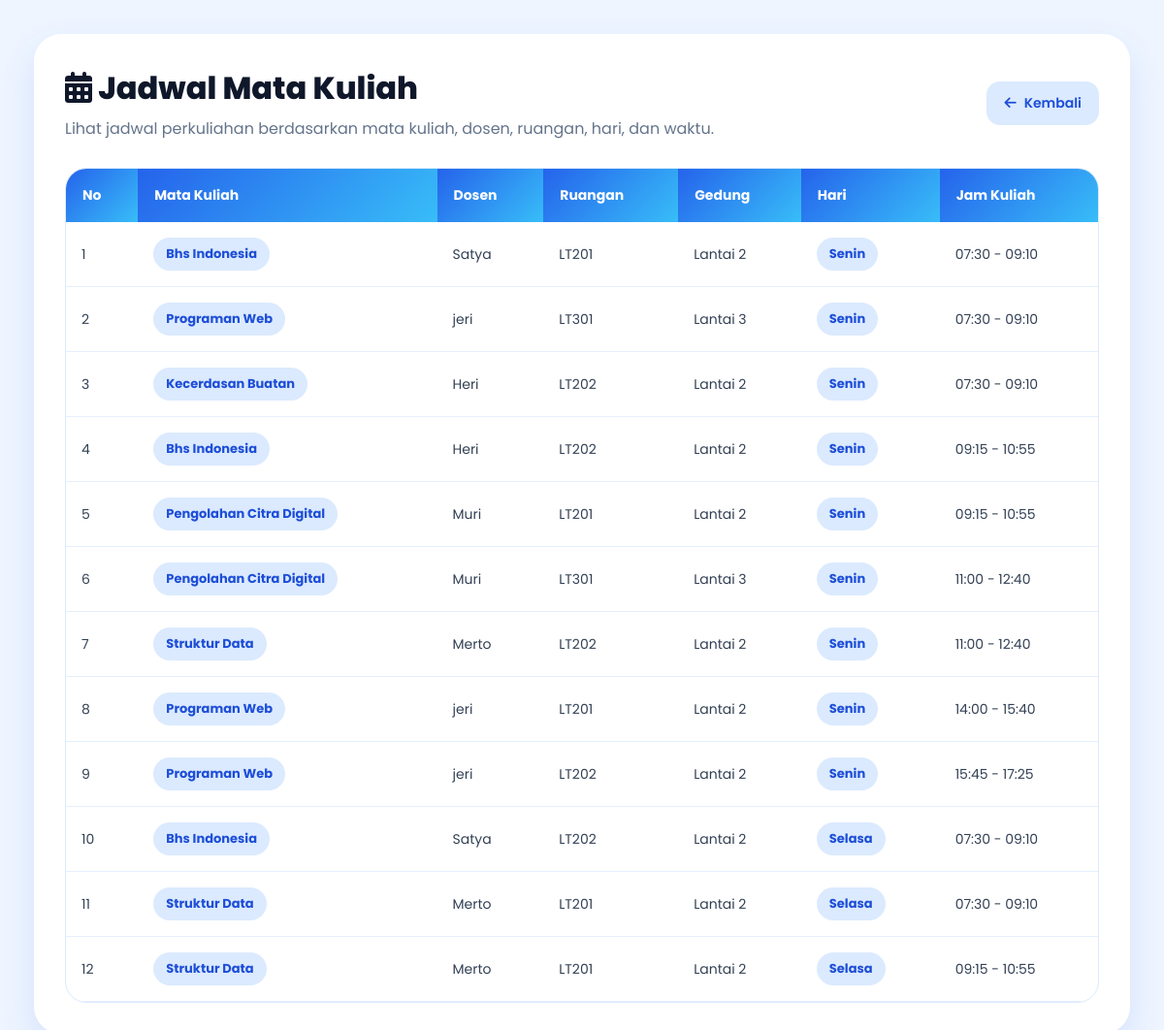
/jadwal-matakuliah.php (signed in), run on the app's committed database.
### tables this page shows
CREATE TABLE `jadwal_kuliah` (
  `id_jadwal` int(11) NOT NULL,
  `id_matkul` int(11) NOT NULL,
  `id_dosen` int(11) NOT NULL,
  `id_ruang` int(11) NOT NULL,
  `gedung` varchar(100) NOT NULL,
  `hari` varchar(20) NOT NULL,
  `waktu_mulai` time NOT NULL,
  `waktu_selesai` time NOT NULL
);

CREATE TABLE `mata_kuliah` (
  `id_matkul` int(11) NOT NULL,
  `nama_matkul` varchar(100) NOT NULL,
  `sks` int(11) NOT NULL
);

CREATE TABLE `dosen` (
  `id_dosen` int(11) NOT NULL,
  `nama_dosen` varchar(100) NOT NULL,
  `email_dosen` varchar(100) NOT NULL,
  `password` varchar(255) NOT NULL
);

CREATE TABLE `ruangan` (
  `id_ruang` int(11) NOT NULL,
  `nama_ruang` varchar(50) NOT NULL,
  `gedung` varchar(100) NOT NULL
);

### jadwal-matakuliah.php (the view, shortened to what this page needs)
<?php
include "connect.php";
$query = "
SELECT
    jadwal_kuliah.id_jadwal,
    jadwal_kuliah.hari,
    jadwal_kuliah.waktu_mulai,
    jadwal_kuliah.waktu_selesai,
    jadwal_kuliah.gedung,
    mata_kuliah.nama_matkul,
    dosen.nama_dosen,
    ruangan.nama_ruang
FROM jadwal_kuliah
LEFT JOIN mata_kuliah
ON jadwal_kuliah.id_matkul = mata_kuliah.id_matkul
LEFT JOIN dosen
ON jadwal_kuliah.id_dosen = dosen.id_dosen
LEFT JOIN ruangan
ON jadwal_kuliah.id_ruang = ruangan.id_ruang
ORDER BY
FIELD(jadwal_kuliah.hari, 'Senin', 'Selasa', 'Rabu', 'Kamis', 'Jumat', 'Sabtu', 'Minggu'),
jadwal_kuliah.waktu_mulai ASC
";
$data = mysqli_query($conn, $query);
?>
<!DOCTYPE html>
<html lang="id">
<head>
<link rel="stylesheet" href="https://cdnjs.cloudflare.com/ajax/libs/font-awesome/6.5.1/css/all.min.css">
</head>
<body>
<div class="container">
    <div class="header">
        <div class="title">
            <h1>
                <i class="fa-solid fa-calendar-days"></i>
                Jadwal Mata Kuliah
            </h1>
            <p>Lihat jadwal perkuliahan berdasarkan mata kuliah, dosen, ruangan, hari, dan waktu.</p>
        </div>
        <a href="dashboard-user.php" class="btn">
            <i class="fa-solid fa-arrow-left"></i>
            Kembali
        </a>
    </div>
    <div class="table-box">
        <table id="jadwalTable">
            <thead>
                <tr>
                    <th>No</th>
                    <th>Mata Kuliah</th>
                    <th>Dosen</th>
                    <th>Ruangan</th>
                    <th>Gedung</th>
                    <th>Hari</th>
                    <th>Jam Kuliah</th>
                </tr>
            </thead>
            <tbody>
                <?php if (mysqli_num_rows($data) > 0) { ?>
                    <?php $no = 1; ?>
                    <?php while ($d = mysqli_fetch_assoc($data)) { ?>
                        <tr>
                            <td><?php echo $no++; ?></td>
                            <td>
                                <span class="badge">
                                    <?php echo $d['nama_matkul'] ? $d['nama_matkul'] : 'Mata kuliah tidak ditemukan'; ?>
                                </span>
                            </td>
                            <td>
                                <?php echo $d['nama_dosen'] ? $d['nama_dosen'] : 'Dosen tidak ditemukan'; ?>
                            </td>
                            <td>
                                <?php echo $d['nama_ruang'] ? $d['nama_ruang'] : 'Ruangan tidak ditemukan'; ?>
                            </td>
                            <td>
                                <?php echo $d['gedung']; ?>
                            </td>
                            <td>
                                <span class="badge">
                                    <?php echo $d['hari']; ?>
                                </span>
                            </td>
                            <td>
                                <?php echo substr($d['waktu_mulai'], 0, 5); ?>
                                -
                                <?php echo substr($d['waktu_selesai'], 0, 5); ?>
                            </td>
                        </tr>
                    <?php } ?>
                <?php } ?>
            </tbody>
        </table>
    </div>
</div>
</body>
</html>

### jadwal-matakuliah.php (style rules this page uses)
* { margin:0; padding:0; box-sizing:border-box; font-family:'Poppins', sans-serif; }
body { min-height:100vh; background:#eef5ff; padding:35px; color:#0f172a; }
.container { width:100%; max-width:1300px; margin:auto; background:white; border-radius:28px; padding:32px; box-shadow:0 15px 35px rgba(37,99,235,0.13); }
.header { display:flex; justify-content:space-between; align-items:center; gap:20px; margin-bottom:28px; }
.title h1 { font-size:32px; font-weight:800; color:#0f172a; }
.title p { color:#64748b; margin-top:5px; }
.btn { border:none; outline:none; text-decoration:none; padding:12px 18px; border-radius:14px; font-weight:600; cursor:pointer; display:inline-flex; align-items:center; gap:8px; transition:0.25s; font-size:14px; background:#dbeafe; color:#1d4ed8; }
.table-box { overflow-x:auto; border-radius:22px; border:1px solid #dbeafe; }
table { width:100%; border-collapse:collapse; min-width:1000px; }
th { background:linear-gradient(135deg, #2563eb, #38bdf8); color:white; text-align:left; padding:17px; font-size:14px; white-space:nowrap; }
td { padding:16px; border-bottom:1px solid #e5efff; color:#334155; font-size:14px; white-space:nowrap; }
.badge { display:inline-block; padding:7px 13px; border-radius:999px; background:#dbeafe; color:#1d4ed8; font-size:13px; font-weight:700; }

### data on the page
jadwal_kuliah: id_matkul.nama_matkul "Bhs Indonesia", id_dosen.nama_dosen "Satya", id_ruang.nama_ruang "LT201", gedung "Lantai 2", hari "Senin", waktu_mulai "07:30", waktu_selesai "09:10"
jadwal_kuliah: id_matkul.nama_matkul "Programan Web", id_dosen.nama_dosen "jeri", id_ruang.nama_ruang "LT301", gedung "Lantai 3", hari "Senin", waktu_mulai "07:30", waktu_selesai "09:10"
jadwal_kuliah: id_matkul.nama_matkul "Kecerdasan Buatan", id_dosen.nama_dosen "Heri", id_ruang.nama_ruang "LT202", gedung "Lantai 2", hari "Senin", waktu_mulai "07:30", waktu_selesai "09:10"
jadwal_kuliah: id_matkul.nama_matkul "Bhs Indonesia", id_dosen.nama_dosen "Heri", id_ruang.nama_ruang "LT202", gedung "Lantai 2", hari "Senin", waktu_mulai "09:15", waktu_selesai "10:55"
jadwal_kuliah: id_matkul.nama_matkul "Pengolahan Citra Digital", id_dosen.nama_dosen "Muri", id_ruang.nama_ruang "LT201", gedung "Lantai 2", hari "Senin", waktu_mulai "09:15", waktu_selesai "10:55"
jadwal_kuliah: id_matkul.nama_matkul "Pengolahan Citra Digital", id_dosen.nama_dosen "Muri", id_ruang.nama_ruang "LT301", gedung "Lantai 3", hari "Senin", waktu_mulai "11:00", waktu_selesai "12:40"
jadwal_kuliah: id_matkul.nama_matkul "Struktur Data", id_dosen.nama_dosen "Merto", id_ruang.nama_ruang "LT202", gedung "Lantai 2", hari "Senin", waktu_mulai "11:00", waktu_selesai "12:40"
jadwal_kuliah: id_matkul.nama_matkul "Programan Web", id_dosen.nama_dosen "jeri", id_ruang.nama_ruang "LT201", gedung "Lantai 2", hari "Senin", waktu_mulai "14:00", waktu_selesai "15:40"
jadwal_kuliah: id_matkul.nama_matkul "Programan Web", id_dosen.nama_dosen "jeri", id_ruang.nama_ruang "LT202", gedung "Lantai 2", hari "Senin", waktu_mulai "15:45", waktu_selesai "17:25"
jadwal_kuliah: id_matkul.nama_matkul "Bhs Indonesia", id_dosen.nama_dosen "Satya", id_ruang.nama_ruang "LT202", gedung "Lantai 2", hari "Selasa", waktu_mulai "07:30", waktu_selesai "09:10"
jadwal_kuliah: id_matkul.nama_matkul "Struktur Data", id_dosen.nama_dosen "Merto", id_ruang.nama_ruang "LT201", gedung "Lantai 2", hari "Selasa", waktu_mulai "07:30", waktu_selesai "09:10"
jadwal_kuliah: id_matkul.nama_matkul "Struktur Data", id_dosen.nama_dosen "Merto", id_ruang.nama_ruang "LT201", gedung "Lantai 2", hari "Selasa", waktu_mulai "09:15", waktu_selesai "10:55"
